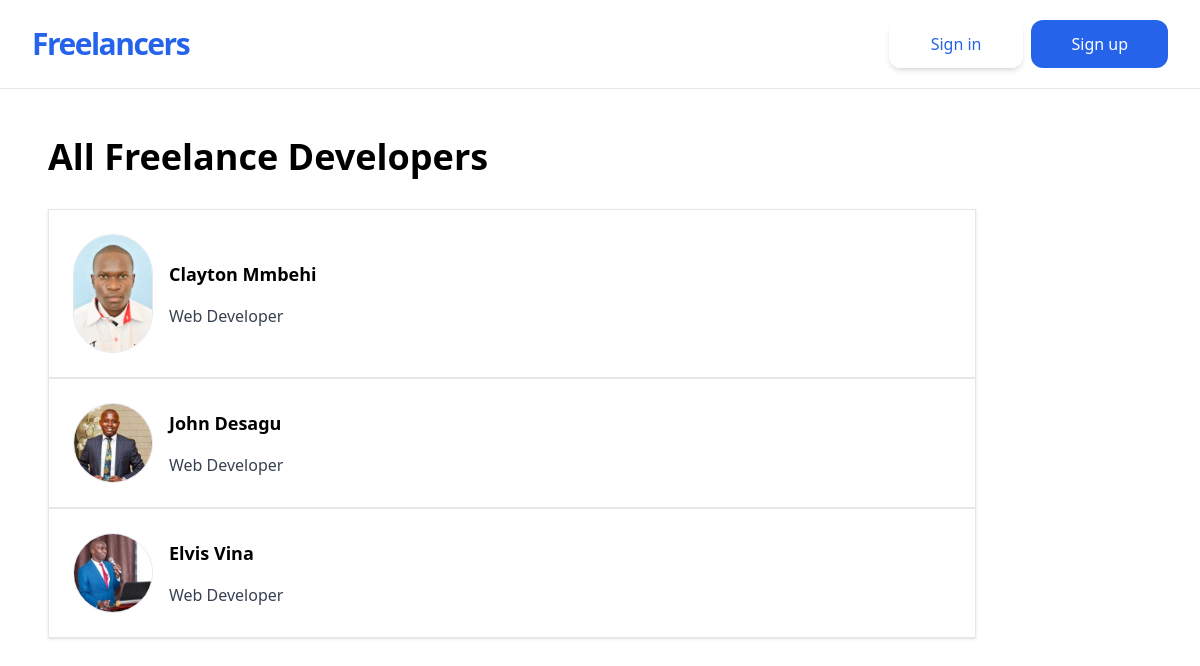
The page / on the database its author committed.
### jobs/models.py (models this page shows, shortened)
class Freelancer(models.Model):
    owner = models.OneToOneField(User, on_delete=models.CASCADE)
    name = models.CharField(max_length=50)
    tagline = models.CharField(max_length=30)
    bio = models.TextField(blank=True)
    website = models.URLField(blank=True)
    profile_pic = models.ImageField(upload_to='profiles/', blank=True)

### jobs/views.py (the view)
# urls.py: path('', FreelancerListView.as_view(), name='freelancer-list'),
class FreelancerListView(ListView):
    model = Freelancer

### jobs/templates/jobs/freelancer_list.html
{% extends 'jobs/_base.html' %}
{% block content %}
    <h1 class="text-4xl font-bold mb-8">All Freelance Developers</h1>
    <div class="shadow">
        {% for freelancer in object_list %}
        <a href="{% url 'freelancer-detail' freelancer.pk %}">
        <div class="p-6 border flex items-center">
            <div>
                {% if freelancer.profile_pic %}
                <img class="w-20 border rounded-full mr-4" src="{{ freelancer.profile_pic.url }}" alt="Profile pic">
                {% endif %}
            </div>
            <div>
                <p class="text-lg font-semibold">
                    {{freelancer.name}}
                </p>
                <p class="text-gray-700 pt-4">
                    {{freelancer.tagline}}
                </p>
            </div>
        </div>
        </a>
        {% endfor %}
    </div>
    {% endblock content %}

### rows shown on the page
Freelancer: profile_pic (picture), name "Clayton Mmbehi", tagline "Web Developer"
Freelancer: profile_pic (picture), name "John Desagu", tagline "Web Developer"
Freelancer: profile_pic (picture), name "Elvis Vina", tagline "Web Developer"
